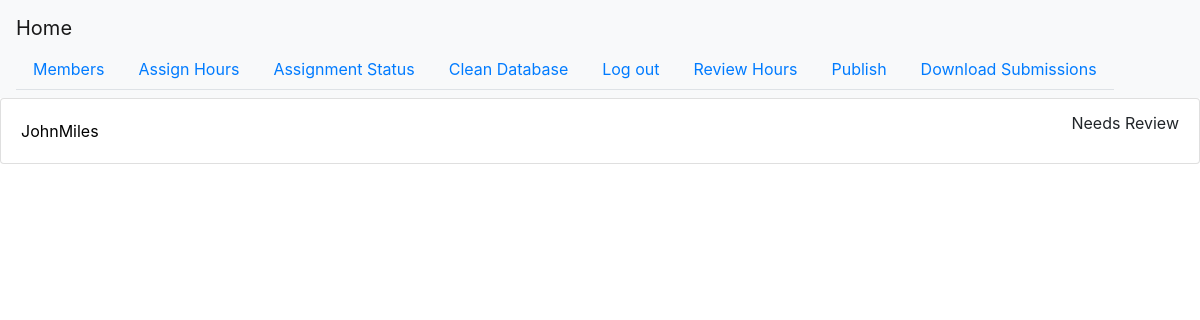
/review-main (signed in), run on an earlier commit of the app's database.
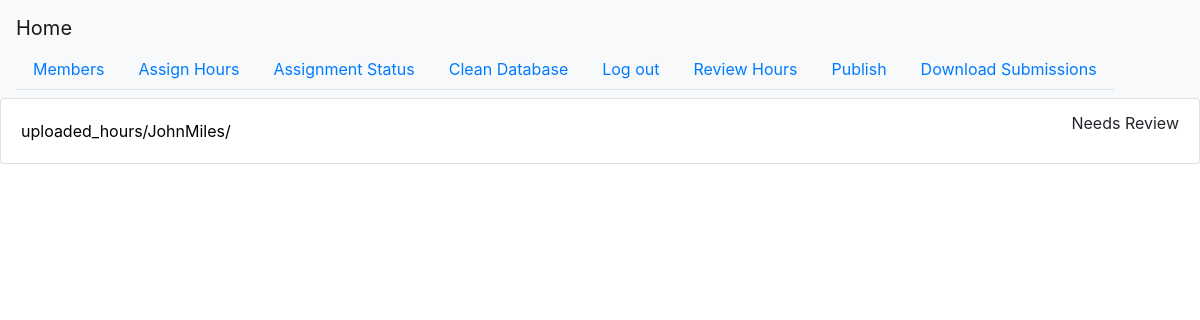
And on a later commit of the database.
### app.py (models this page shows, shortened)
class Submission(db.Model):
    id = db.Column(db.Integer, primary_key=True)
    dir_name = db.Column(db.String, index=True, unique=True)
    reviewed = db.Column(db.Boolean)
    assignment_id = db.Column(db.Integer, unique=True, index=True)

### app.py (the view, shortened to what this page needs)
@app.route('/review-main', methods=['GET', 'POST'])
@login_required
def review_main():
    subs = Submission.query.all()
    if not subs:
        flash("There are currently no submissions to review. Try again later or examine files manually.")
        return redirect(url_for('index'))
    return render_template('review_main.html', subs=subs)

### app.py (called while the page is built)
@login_manager.user_loader
def load_user(user_id):
    return User.query.get(user_id)

### templates/review_main.html
{% extends "base.html" %}
{% block content %}
    <ul class="list-group">
        {% for sub in subs %}
            <li class="list-group-item d-flex justify-content-between align-items-center">
                <a style="color:black" href="{{ url_for('review',identifier=sub.id)}}">
                    {{ sub.dir_name }}
                </a>
                {% if sub.reviewed %}
                    <p>Reviewed</p>
                {% else %}
                    <p>Needs Review</p>
                {% endif %}
            </li>
        {% endfor %}
    </ul>
{% endblock %}

What changed in the data, as far as the page shows it:
changed Submission: dir_name "JohnMiles" → "uploaded_hours/JohnMiles/"
